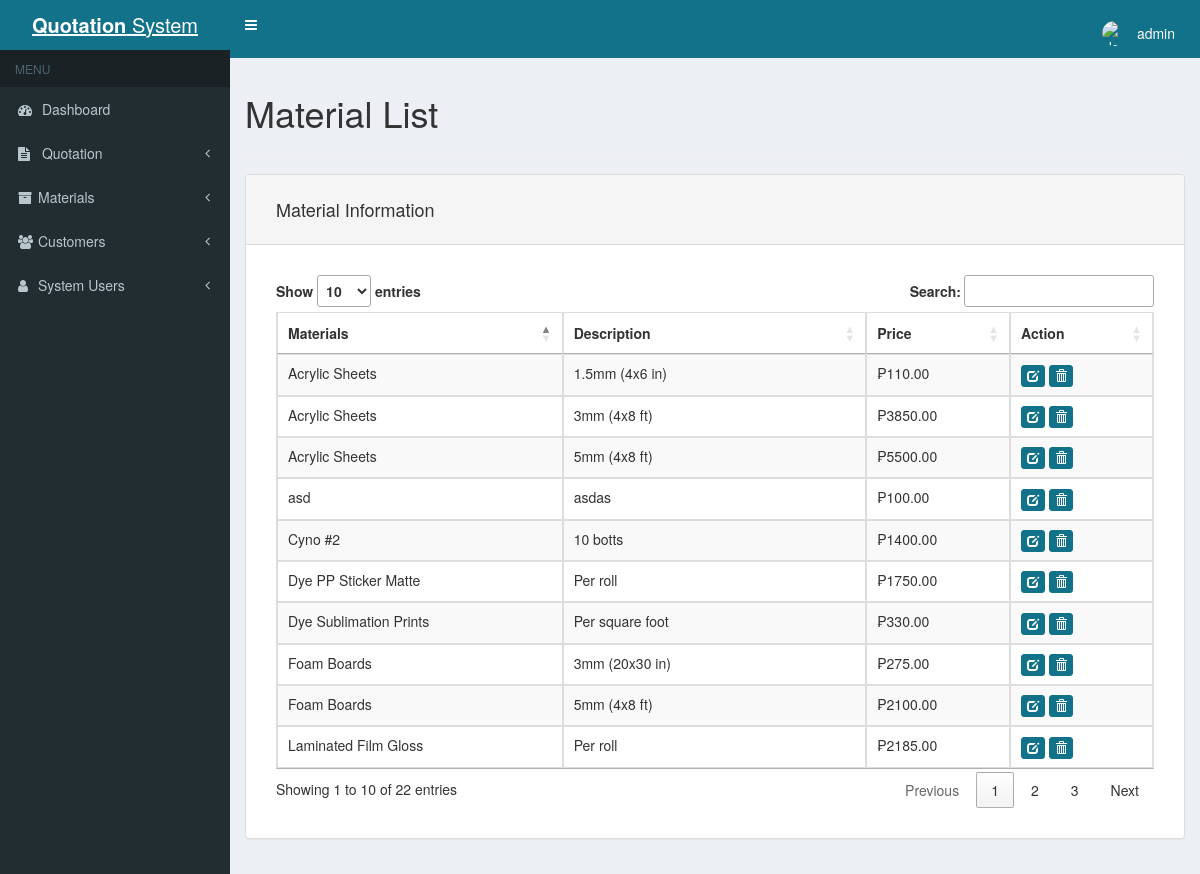
Before: /product-list.php (signed in) with the older database file.
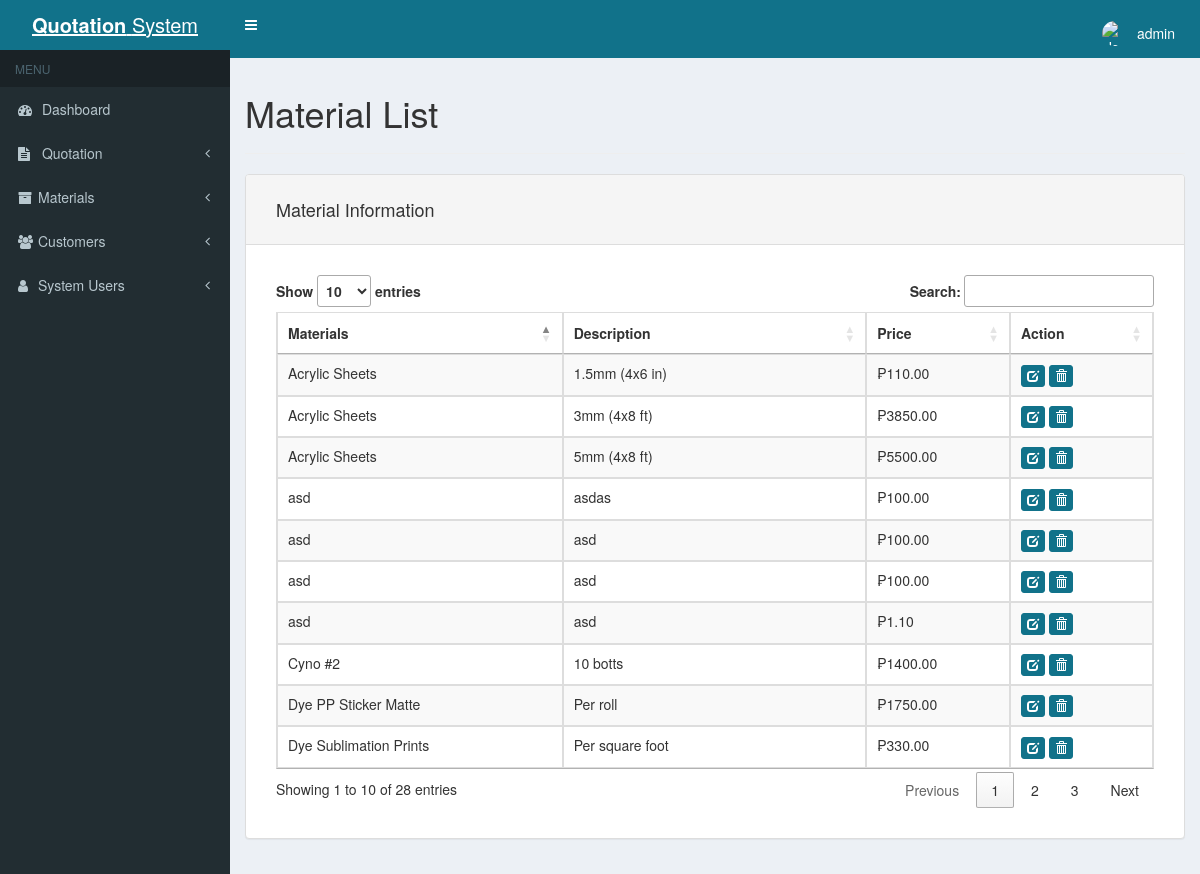
After: the same page with the newer database file.
### tables this page shows
CREATE TABLE `products` (
  `product_id` int(11) NOT NULL,
  `product_name` text NOT NULL,
  `product_desc` text NOT NULL,
  `product_price` decimal(10,2) DEFAULT NULL,
  `product_image` text DEFAULT NULL
);

### functions.php (the view, shortened to what this page needs)
<?php
function getProducts() {
	$mysqli = new mysqli(DATABASE_HOST, DATABASE_USER, DATABASE_PASS, DATABASE_NAME);
	$query = "SELECT * FROM products ORDER BY product_name ASC";
	$results = $mysqli->query($query);
	if($results) {
		print '<table class="table table-striped table-hover table-bordered" id="data-table"><thead><tr>
				<th>Materials</th>
				<th>Description</th>
				<th>Price</th>
				<th>Action</th>
			  </tr></thead><tbody>';
		while($row = $results->fetch_assoc()) {
		    print '
			    <tr>
					<td>'.$row["product_name"].'</td>
				    <td>'.$row["product_desc"].'</td>
				    <td>₱'.$row["product_price"].'</td>
				    <td><a href="product-edit.php?id='.$row["product_id"].'" class="btn btn-primary btn-xs"><span class="glyphicon glyphicon-edit" aria-hidden="true"></span></a> <a data-product-id="'.$row['product_id'].'" class="btn btn-danger btn-xs delete-product"><span class="glyphicon glyphicon-trash" aria-hidden="true"></span></a></td>
			    </tr>
		    ';
		}
		print '</tr></tbody></table>';
	} else {
		echo "<p>There are no products to display.</p>";
	}
}
?>

### header.php (shortened to what this page needs)
<!DOCTYPE html>
<html>
<head>
  <link rel="stylesheet" href="https://cdnjs.cloudflare.com/ajax/libs/font-awesome/4.5.0/css/font-awesome.min.css">
  <link rel="stylesheet" href="https://cdnjs.cloudflare.com/ajax/libs/ionicons/2.0.1/css/ionicons.min.css">
  <link rel="stylesheet" href="css/AdminLTE.css">
  <link rel="stylesheet" href="css/skin-green.css">
	<link rel="stylesheet" href="css/bootstrap.min.css">
	<link rel="stylesheet" href="css/bootstrap.datetimepicker.css">
	<link rel="stylesheet" href="//cdn.datatables.net/1.10.7/css/jquery.dataTables.css">
	<link rel="stylesheet" href="//cdn.datatables.net/plug-ins/1.10.7/integration/bootstrap/3/dataTables.bootstrap.css">
	<link rel="stylesheet" href="css/styles.css">
</head>
<body class="hold-transition skin-green sidebar-mini">
<div class="wrapper">
  <header class="main-header">
    <a href="" class="logo">
      <span style="text-decoration:none;" class="logo-lg"><b>Quotation</b> System</span>
    </a>
    <nav class="navbar navbar-static-top" role="navigation">
      <a href="#" class="sidebar-toggle" data-toggle="offcanvas" role="button">
      </a>
      <div class="navbar-custom-menu">
        <ul class="nav navbar-nav">
          <li class="dropdown user user-menu">
            <a href="#" class="dropdown-toggle" data-toggle="dropdown">
              <img src="https://pcrt.crab.org/images/default-user.png" class="user-image" alt="User Image">
              <span class="hidden-xs"><?php echo $_SESSION['login_username'];?></span>
            </a>
          </li>
        </ul>
      </div>
    </nav>
  </header>
  <aside class="main-sidebar">
    <section class="sidebar">
      <ul class="sidebar-menu">
        <li class="header">MENU</li>
        <li class="treeview">
          <a href="dashboard.php"><i class="fa fa-tachometer"></i> <span>Dashboard</span>
          </a>
        </li>
         <li class="treeview">
          <a href="#"><i class="fa fa-file-text"></i> <span>Quotation</span>
            <span class="pull-right-container">
              <i class="fa fa-angle-left pull-right"></i>
            </span>
          </a>
        </li>
         <li class="treeview">
          <a href="#"><i class="fa fa-archive"></i><span>Materials</span>
            <span class="pull-right-container">
              <i class="fa fa-angle-left pull-right"></i>
            </span>
          </a>
        </li>
        <li class="treeview">
          <a href="#"><i class="fa fa-users"></i><span>Customers</span>
            <span class="pull-right-container">
              <i class="fa fa-angle-left pull-right"></i>
            </span>
          </a>
        </li>
        <li class="treeview">
          <a href="#"><i class="fa fa-user"></i><span>System Users</span>
            <span class="pull-right-container">
              <i class="fa fa-angle-left pull-right"></i>
            </span>
          </a>
        </li>
      </ul>
    </section>
  </aside>
  <div class="content-wrapper">
    <section class="content">

### product-list.php (shortened to what this page needs)
<?php
include('header.php');
include('functions.php');
?>
<h1>Material List</h1>
<hr>
<div class="row">
	<div class="col-xs-12">
		<div class="panel panel-default">
			<div class="panel-heading">
				<h4>Material Information</h4>
			</div>
			<div class="panel-body form-group form-group-sm">
				<?php getProducts(); ?>
			</div>
		</div>
	</div>
<?php
	include('footer.php');
?>

### footer.php
  </section>
  </div>
</div>
</body>
</html>

### css/skin-green.css (style rules this page uses)
.skin-green .main-header .navbar { background-color: #11728a; }
.skin-green .main-header .navbar .nav > li > a { color: #ffffff; }
.skin-green .main-header .navbar .sidebar-toggle { color: #ffffff; }
.skin-green .main-header .navbar .sidebar-toggle { color: #fff; }
.skin-green .main-header .logo { background-color: #11728a; color: #ffffff; border-bottom: 0 solid transparent; }
.skin-green .wrapper, .skin-green .main-sidebar, .skin-green .left-side { background-color: #222d32; }
.skin-green .sidebar-menu > li.header { color: #4b646f; background: #1a2226; }
.skin-green .sidebar-menu > li > a { border-left: 3px solid transparent; }
.skin-green .sidebar a { color: #b8c7ce; }

### css/styles.css (style rules this page uses)
body { padding: 0; background-color: #11728a; }
.btn-primary { background-color: #11728a; border-color: #11728a; }
.btn-danger { background-color: #11728a; border-color: #11728a; }
.panel-body { padding: 30px 30px 15px 30px; }
.panel-heading { padding: 15px 30px 15px 30px; }
.user { margin-top: 8px; margin-right: 10px; }

Changed rows visible on the page:
no longer on this page (row unchanged): products: product_name "Foam Boards", product_desc "3mm (20x30 in)", product_price "275.00"
no longer on this page (row unchanged): products: product_name "Foam Boards", product_desc "5mm (4x8 ft)", product_price "2100.00"
no longer on this page (row unchanged): products: product_name "Laminated Film Gloss", product_desc "Per roll", product_price "2185.00"
added products: product_name "asd", product_desc "asd", product_price "100.00"
added products: product_name "asd", product_desc "asd", product_price "100.00"
added products: product_name "asd", product_desc "asd", product_price "1.10"
Other visible differences:
text written by a page script: "Show entries Search: Showing 1 to 10 of 22 entries Previous 1 2 3 Next" → "Show entries Search: Showing 1 to 10 of 28 entries Previous 1 2 3 Next"
